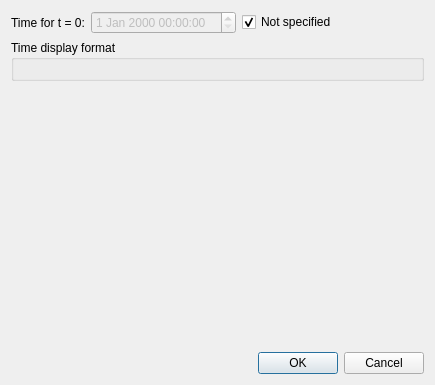
<?xml version="1.0" encoding="UTF-8"?>
<ui version="4.0">
 <class>ProjectTimeSettingDialog</class>
 <widget class="QDialog" name="ProjectTimeSettingDialog">
  <property name="geometry">
   <rect>
    <x>0</x>
    <y>0</y>
    <width>435</width>
    <height>385</height>
   </rect>
  </property>
  <property name="windowTitle">
   <string>Date for t = 0 setting</string>
  </property>
  <layout class="QVBoxLayout" name="verticalLayout_2">
   <item>
    <layout class="QHBoxLayout" name="horizontalLayout">
     <item>
      <widget class="QLabel" name="label">
       <property name="text">
        <string>Time for t = 0:</string>
       </property>
      </widget>
     </item>
     <item>
      <widget class="QDateTimeEdit" name="zeroTimeEdit">
       <property name="enabled">
        <bool>false</bool>
       </property>
      </widget>
     </item>
     <item>
      <widget class="QCheckBox" name="zeroTimeDisableCheckBox">
       <property name="text">
        <string>Not specified</string>
       </property>
       <property name="checked">
        <bool>true</bool>
       </property>
      </widget>
     </item>
     <item>
      <spacer name="horizontalSpacer">
       <property name="orientation">
        <enum>Qt::Horizontal</enum>
       </property>
       <property name="sizeHint" stdset="0">
        <size>
         <width>40</width>
         <height>20</height>
        </size>
       </property>
      </spacer>
     </item>
    </layout>
   </item>
   <item>
    <widget class="QGroupBox" name="timeDisplayFormatGroupBox">
     <property name="title">
      <string>Time display format</string>
     </property>
     <layout class="QVBoxLayout" name="verticalLayout">
      <item>
       <widget class="TimeFormatEditWidget" name="timeFormatWidget" native="true"/>
      </item>
     </layout>
    </widget>
   </item>
   <item>
    <spacer name="verticalSpacer">
     <property name="orientation">
      <enum>Qt::Vertical</enum>
     </property>
     <property name="sizeHint" stdset="0">
      <size>
       <width>20</width>
       <height>259</height>
      </size>
     </property>
    </spacer>
   </item>
   <item>
    <widget class="QDialogButtonBox" name="buttonBox">
     <property name="orientation">
      <enum>Qt::Horizontal</enum>
     </property>
     <property name="standardButtons">
      <set>QDialogButtonBox::Cancel|QDialogButtonBox::Ok</set>
     </property>
    </widget>
   </item>
  </layout>
 </widget>
 <customwidgets>
  <customwidget>
   <class>TimeFormatEditWidget</class>
   <extends>QWidget</extends>
   <header>guibase/timeformat/timeformateditwidget.h</header>
   <container>1</container>
  </customwidget>
 </customwidgets>
 <resources/>
 <connections>
  <connection>
   <sender>buttonBox</sender>
   <signal>accepted()</signal>
   <receiver>ProjectTimeSettingDialog</receiver>
   <slot>accept()</slot>
   <hints>
    <hint type="sourcelabel">
     <x>227</x>
     <y>469</y>
    </hint>
    <hint type="destinationlabel">
     <x>157</x>
     <y>274</y>
    </hint>
   </hints>
  </connection>
  <connection>
   <sender>buttonBox</sender>
   <signal>rejected()</signal>
   <receiver>ProjectTimeSettingDialog</receiver>
   <slot>reject()</slot>
   <hints>
    <hint type="sourcelabel">
     <x>295</x>
     <y>475</y>
    </hint>
    <hint type="destinationlabel">
     <x>286</x>
     <y>274</y>
    </hint>
   </hints>
  </connection>
  <connection>
   <sender>zeroTimeDisableCheckBox</sender>
   <signal>toggled(bool)</signal>
   <receiver>zeroTimeEdit</receiver>
   <slot>setDisabled(bool)</slot>
   <hints>
    <hint type="sourcelabel">
     <x>157</x>
     <y>19</y>
    </hint>
    <hint type="destinationlabel">
     <x>104</x>
     <y>21</y>
    </hint>
   </hints>
  </connection>
 </connections>
</ui>
